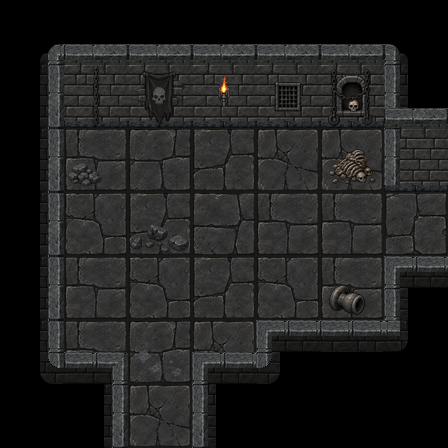

A level layout from a 2D game, rendered from its tile map. Below: a short description, then the map file with its tile-grid data intact:
An orthogonal 7x7 tile map with 64x64 px tiles, 9 tile layers (Ground, WallsFront_01, WallsBack_02, WallsBack_01, ...), 4 tilesets and 9 objects (exit_east, exit_south).

<map version="1.10" tiledversion="1.12.2" orientation="orthogonal" renderorder="right-down" width="7" height="7" tilewidth="64" tileheight="64" infinite="0" nextlayerid="14" nextobjectid="11">
 <properties>
  <property name="enemy_spawn_mode" type="bool" value="true" />
 </properties>
 <tileset firstgid="1" source="../../act3_floor_64.tsx" />
 <tileset firstgid="9" source="../../my_tiles_textured.tsx" />
 <tileset firstgid="182" source="../../torches/torches.tsx" />
 <tileset firstgid="186" source="../../items.tsx" />
 <layer id="1" name="Ground" width="7" height="7">
  <data encoding="csv">
0,0,0,0,0,0,0,
0,1,3,6,8,7,0,
0,4,7,5,8,8,0,
0,3,5,2,4,4,1,
0,4,3,5,3,4,0,
0,4,7,8,0,0,0,
0,0,8,0,0,0,0
</data>
 </layer>
 <layer id="2" name="WallsFront_01" width="7" height="7">
  <data encoding="csv">
0,0,0,0,0,0,0,
0,0,0,0,0,0,0,
0,0,0,0,0,0,0,
0,0,0,0,0,0,0,
0,0,0,0,0,0,0,
0,0,0,0,0,0,0,
0,0,0,0,0,0,0
</data>
 </layer>
 <layer id="13" name="WallsBack_02" width="7" height="7">
  <data encoding="csv">
0,0,0,0,0,0,0,
0,0,0,0,0,0,20,
0,0,0,0,0,0,0,
0,0,0,0,0,0,0,
0,0,0,0,0,0,0,
0,0,0,0,0,0,0,
0,0,0,0,0,0,0
</data>
 </layer>
 <layer id="3" name="WallsBack_01" width="7" height="7">
  <data encoding="csv">
9,10,10,10,10,10,11,
18,19,19,19,19,19,10,
18,0,0,0,0,0,75,
18,0,0,0,0,0,0,
18,0,0,0,0,0,42,
57,98,0,97,37,95,2147483691,
0,18,0,20,0,0,0
</data>
 </layer>
 <layer id="4" name="Torches" width="7" height="7">
  <data encoding="csv">
0,0,0,0,0,0,0,
0,0,0,185,0,0,0,
0,0,0,0,0,0,0,
0,0,0,0,0,0,0,
0,0,0,0,0,0,0,
0,0,0,0,0,0,0,
0,0,0,0,0,0,0
</data>
 </layer>
 <layer id="5" name="DecorBack_01" width="7" height="7">
  <data encoding="csv">
0,0,0,0,0,0,0,
0,193,195,0,198,190,0,
0,0,0,0,0,0,0,
0,0,0,0,0,0,0,
0,0,0,0,0,0,0,
0,0,0,0,0,0,0,
0,0,0,0,0,0,0
</data>
 </layer>
 <layer id="11" name="DecorBack_02" width="7" height="7">
  <data encoding="csv">
0,0,0,0,0,0,0,
0,0,209,0,0,192,0,
0,0,0,0,0,0,0,
0,0,0,0,0,0,0,
0,0,0,0,0,0,0,
0,0,0,0,0,0,0,
0,0,0,0,0,0,0
</data>
 </layer>
 <layer id="6" name="DecorFront_01" width="7" height="7">
  <data encoding="csv">
0,0,0,0,0,0,0,
0,0,0,0,0,0,0,
0,0,0,0,0,0,0,
0,0,0,0,0,0,0,
0,0,0,0,0,0,0,
0,0,0,0,0,0,0,
0,0,0,0,0,0,0
</data>
 </layer>
 <layer id="12" name="GroundDetails_01" width="7" height="7">
  <data encoding="csv">
0,0,0,0,0,0,0,
0,0,0,0,0,0,0,
0,276,0,0,0,240,0,
0,0,255,0,0,0,0,
0,0,0,0,0,236,0,
0,0,268,0,0,0,0,
0,0,0,0,0,0,0
</data>
 </layer>
 <objectgroup id="9" name="Blocked">
  <object id="3" x="273" y="338.5" width="148.5" height="39.5" />
  <object id="4" x="229.5" y="399" width="187" height="29.5" />
  <object id="5" x="30" y="400.5" width="62" height="29" />
  <object id="6" x="21.5" y="22.5" width="21.5" height="396" />
  <object id="7" x="29" y="30" width="339.155" height="74.5" />
  <object id="8" x="397.529" y="30.6916" width="35.5633" height="132.997" />
  <object id="9" x="396.555" y="270.378" width="36.5376" height="40.435" />
 </objectgroup>
 <objectgroup id="10" name="Connectors">
  <object id="10" name="exit_east" x="416.042" y="235.789">
   <point />
  </object>
  <object id="1" name="exit_south" x="156" y="423">
   <point />
  </object>
 </objectgroup>
</map>
